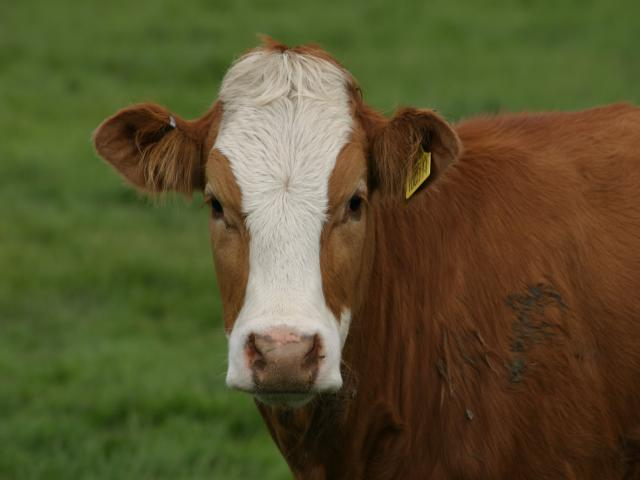
#> input picture data/original/input.jpg, 640 x 480 px
$ jupyter execute image_histogram.ipynb
#> lines starting #> are read from the running program, lines starting #| are printed output that depends on the picture
[cell 1]
import cv2
import matplotlib.pyplot as plt

[cell 2]
img = cv2.imread('data/original/input.jpg', cv2.IMREAD_GRAYSCALE)
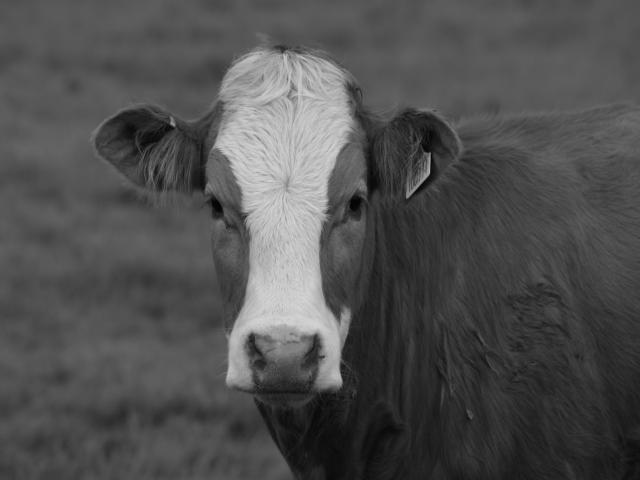
#> img: shape (480, 640); min 0, max 216, mean 80
plt.hist(img.ravel(), bins=256, range=[0, 256], color='gray')
plt.title('Image Histogram')
plt.xlabel('Pixel Value')
plt.ylabel('Frequency')

plt.show()
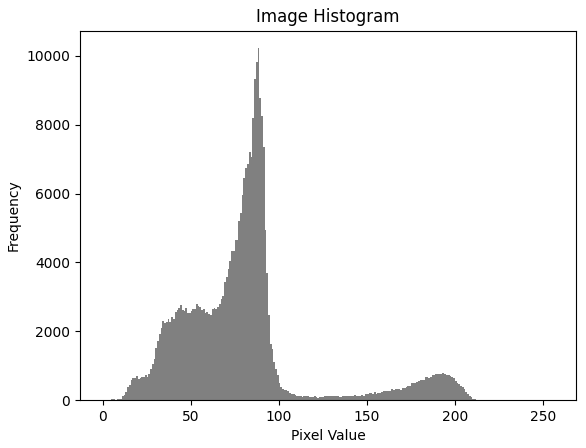
#> figure drawn by matplotlib, 1 panel; tallest bar 10224 high, from x = 88 to 89
